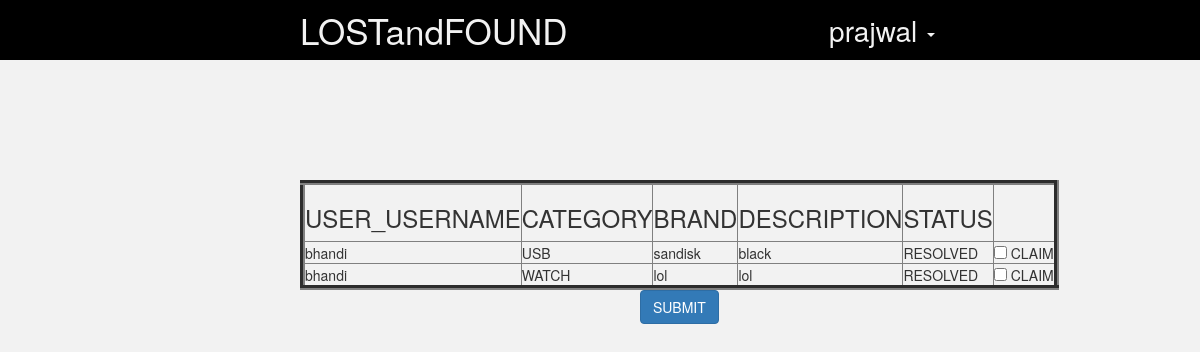
Screenshot of /viewallfound (signed in) with the database file from the repository.
### app/user/models.py (models this page shows, shortened)
class User(db.Model):
	__tablename__='login'
	name=db.Column(db.String(80),nullable=False)
	password=db.Column(db.String,nullable=False)
	email=db.Column(db.String,nullable=False,unique=True)
	username=db.Column(db.String,unique=True,primary_key=True)
	country=db.Column(db.String(120),nullable=False)
	dob=db.Column(db.String(120),nullable=False)
	gender=db.Column(db.String(120),nullable=True)
	mobile=db.Column(db.Integer,nullable=False)

### app/found/models.py (models this page shows, shortened)
class Found(db.Model):
	__tabelname__ = 'found'
	id = db.Column(db.Integer,primary_key=True,autoincrement=True)
	category = db.Column(db.String(400))
	brand = db.Column(db.String(400))
	discription = db.Column(db.String(1000))
	user_username = db.Column(db.String(100),db.ForeignKey('login.username'))
	status = db.Column(db.String(1000))

### app/found/controllers.py (the view)
@mod_found.route('/viewallfound',methods=['GET'])
def viewallfound():
	user = User.query.filter(User.username==session['user_name']).first()
	temp=Found.query.all()
	if len(temp)==0:
		return render_template('dashboard.html',user=user)
	else:
		return render_template('k.html' ,user=user,found=temp)

### app/templates/k.html (shortened to what this page needs)
	<!DOCTYPE html>
<html>
<head>
        <link rel="stylesheet" href="https://maxcdn.bootstrapcdn.com/bootstrap/3.3.7/css/bootstrap.min.css">
        <link rel= "stylesheet" type= "text/css" href="{{ url_for('static', filename='styles/dashboard.css')}}">
</head>
<body>
        <div class="title" style="height:60px; width:100%; background-color:#000; margin-left:0px; margin-top:0px; float:left; position:relative;">
	   <span id="name" style="margin-left:300px; top:5px; font-size:250%; color:#f2f2f2; position:relative;">
                LOSTandFOUND
           </span>
	   <ul class="nav pull-right">
		<li class="dropdown">
			<a href="#" class="dropdown-toggle" data-toggle="dropdown">{{ user.username }}
				<b class="caret"></b>
			</a>
		</li>
	   </ul>
	</div>
	<div class="center_container">
	    <div id="left_sidebar">
		<div id="view_links">
			<br />
			<br />
			<br />
			<br />
	<form action="http://127.0.0.1:5000/show" method="POST">
      <center>
      <table border="5">
         <thead>
            <tr>
               <th><h3>USER_USERNAME</h3></th>
               <th><h3>CATEGORY</h3></th>
               <th><h3>BRAND</h3></th>
               <th><h3>DESCRIPTION</h3></th>
           		<th><h3>STATUS</h3></th>
            </tr>
         </thead>
         <tbody>
            {% for i in found %}
               <tr>
                  <td>{{ i.user_username }}</td>
                  <td>{{ i.category }}</td>
                  <td>{{ i.brand }}</td>
                  <td>{{ i.discription }}</td>
                  <td>{{ i.status }}</td>
                  <td> <input type="checkbox" name="things"   value="{{i.user_username}}" multiple="multiple" id='lol'> CLAIM </td>
  </tr>
            {% endfor %}
                </tbody>
      </table>
<button type="submit" value='submit' onclick="sub()" class="btn btn-primary">SUBMIT</button>
      </center>
   </form>
			<br />
			<br />
			<br />
			<br />
</body>
</html>

### app/static/styles/dashboard.css (style rules this page uses)
.pull-right { float:right; }
.dropdown-toggle { color:#f2f2f2; font-size:200%; }
.nav { margin-right: 250px; height: 60px; }
.dropdown { height: 60px; }
.center_container { float:left; height:890px; margin-top:20px; margin-left:300px; }
#left_sidebar { float:left; margin-left:0; height:100%; padding-right:20px; }
#view_links { margin-left:0; padding-right:10px; }

### app/templates/k.html (style rules this page uses)
body { margin:0px 0px;padding:0px 0px; background-color:#f2f2f2; }

### rows the page displays
User: username "prajwal"
Found: user_username "bhandi", category "USB", brand "sandisk", discription "black", status "RESOLVED"
Found: user_username "bhandi", category "WATCH", brand "lol", discription "lol", status "RESOLVED"
